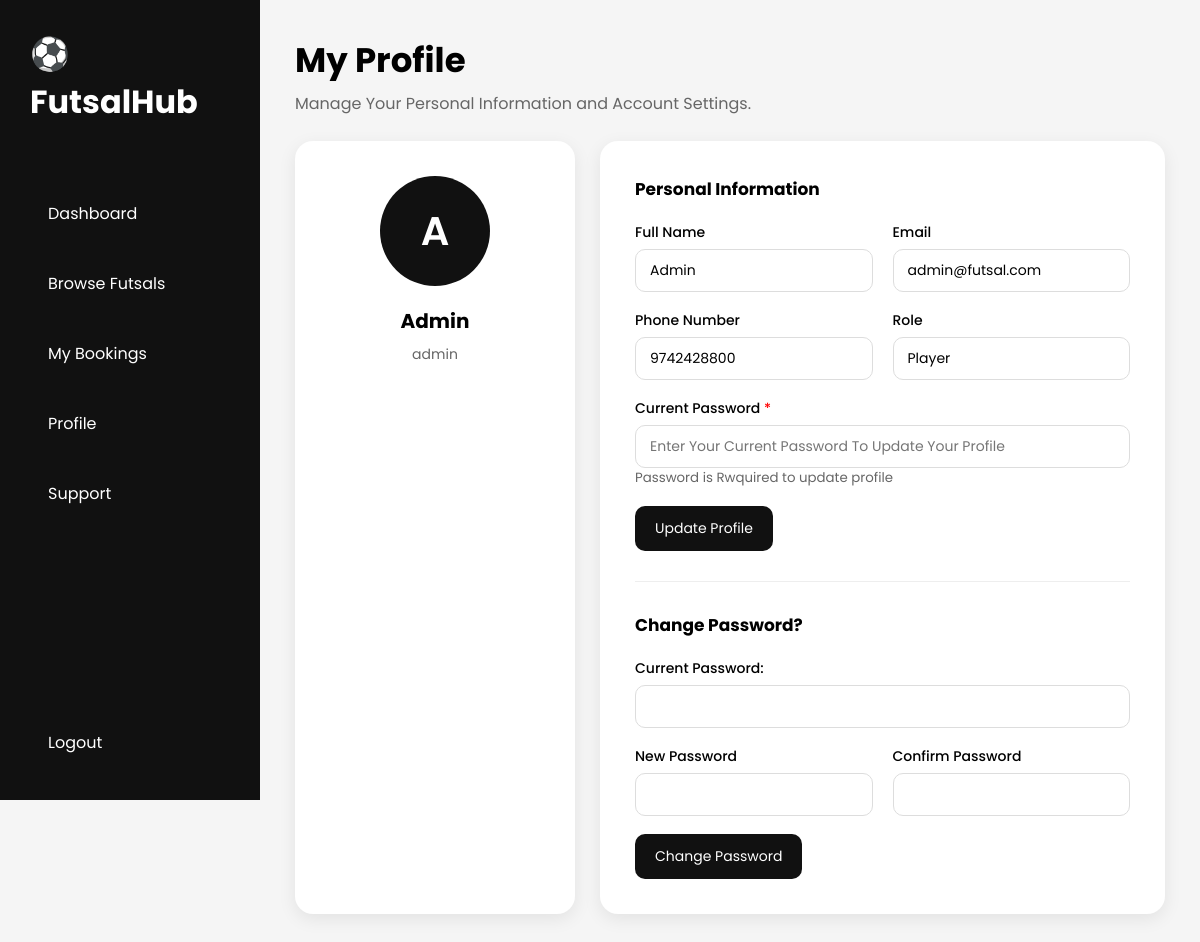
/customer/profile.php (signed in), run on the app's committed database.
### tables this page shows
CREATE TABLE users (
  userid INT AUTO_INCREMENT PRIMARY KEY,
  name VARCHAR(100) NOT NULL,
  email VARCHAR(100) NOT NULL UNIQUE,
  phone VARCHAR(15) NOT NULL,
  password VARCHAR(255) NOT NULL,
  role ENUM('customer', 'owner', 'staff', 'admin') NOT NULL,
  created_at TIMESTAMP DEFAULT CURRENT_TIMESTAMP
);

### customer/profile.php (the view, shortened to what this page needs)
<?php
require_once '../config/db.php';
$userid = $_SESSION['userid'];
$sql = "SELECT * FROM users WHERE userid='$userid'";
$result = mysqli_query($conn, $sql);
$user = mysqli_fetch_assoc($result);
?>
<!DOCTYPE html>
<html lang="en">
<head>
  <link rel="stylesheet" href="../assets/css/owner.css">
</head>
<body>
  <div class="dashboard">
    <?php include 'includes/sidebar.php'; ?>
    <main class="main">
      <div class="header">
        <div>
          <h1>My Profile</h1>
          <p>Manage Your Personal Information and Account Settings.</p>
        </div>
      </div>
      <div class="profile-container">
        <div class="profile-card">
          <div class="profile-avatar">
            <?= strtoupper(substr($user['name'], 0, 1)); ?>
          </div>
          <h2>
            <?= $user['name']; ?>
          </h2>
          <p><?= $user['role'] ?></p>
        </div>
        <div class="profile-form">
          <h3>Personal Information</h3>
          <form action="" method="POST" novalidate>
            <div class="row">
              <div class="form-group">
                <label for="">
                  Full Name
                </label>
                <input type="text" name="name" value="<?= $user['name']; ?>">
              </div>
              <div class="form-group">
                <label for="">Email</label>
                <input type="email" name="email" value="<?= $user['email']; ?>">
              </div>
            </div>
            <div class="row">
              <div class="form-group">
                <label for="">
                  Phone Number
                </label>
                <input type="text" name="phone" value="<?= $user['phone']; ?>">
              </div>
              <div class="form-group">
                <label for="">Role</label>
                <input type="text" value="Player" readonly>
              </div>
            </div>
            <div class="form-group">
              <label for="">
                Current Password
                <span style="color: red;">
                  *
                </span>
              </label>
              <input type="password" name="current_password" placeholder="Enter Your Current Password To Update Your Profile">
              <small style="color: #666;">
                Password is Rwquired to update profile
              </small>
            </div>
            <button type="submit" class="btn">
              Update Profile
            </button>
          </form>
          <hr style="margin: 30px 0;">
          <h3>Change Password?</h3>
          <form action="" method="POST" novalidate>
            <div class="form-group">
              <label for="">
                Current Password:
              </label>
              <input type="password" name="current_password" required>
            </div>
            <div class="row">
              <div class="form-group">
                <label for="">
                  New Password
                </label>
                <input type="password" name="new_password" required>
              </div>
              <div class="form-group">
                <label for="">
                  Confirm Password
                </label>
                <input type="password" name="confirm_password" required>
              </div>
            </div>
            <button type="submit" class="btn">
              Change Password
            </button>
          </form>
        </div>
      </div>
    </main>
  </div>
</body>
</html>

### assets/css/owner.css (style rules this page uses)
* { margin: 0; padding: 0; box-sizing: border-box; font-family: "Poppins", sans-serif; }
body { background: #f5f5f5; }
.dashboard { display: flex; min-height: 100vh; }
.main { flex: 1; padding: 35px; margin-left: 260px; overflow-y: auto; min-height: 100vh; }
.header { display: flex; justify-content: space-between; align-items: center; margin-bottom: 25px; }
.header h1 { font-size: 34px; }
.header p { color: #666; margin-top: 5px; }
.btn { display: inline-block; background: #111; color: #fff; padding: 12px 20px; border: none; border-radius: 10px; cursor: pointer; text-decoration: none; font-size: 14px; transition: 0.3s; }
input, textarea, select { width: 100%; padding: 10px 14px; border: 1px solid #ddd; border-radius: 10px; outline: none; font-size: 14px; font-family: "Poppins", sans-serif; }
label { display: block; margin-bottom: 8px; font-weight: 500; font-size: 14px; }
.row { display: grid; grid-template-columns: 1fr 1fr; gap: 15px; }
.form-group { display: flex; flex-direction: column; margin-bottom: 15px; }
.form-group label { margin-bottom: 6px; }
.profile-container { display: grid; grid-template-columns: 280px 1fr; gap: 25px; }
.profile-card { background: #fff; border-radius: 18px; padding: 35px; text-align: center; box-shadow: 0 5px 18px rgba(0, 0, 0, 0.08); }
.profile-avatar { width: 110px; height: 110px; border-radius: 50%; background: #111; color: #fff; font-size: 40px; font-weight: 600; display: flex; justify-content: center; align-items: center; margin: 0 auto 20px; }
.profile-card h2 { margin-bottom: 8px; font-size: 20px; }
.profile-card p { color: #666; font-size: 14px; }
.profile-form { background: #fff; padding: 35px; border-radius: 18px; box-shadow: 0 5px 18px rgba(0, 0, 0, 0.08); }
.profile-form h3 { margin-bottom: 20px; font-size: 17px; }
.profile-form hr { margin: 30px 0; border: none; border-top: 1px solid #eee; }
.profile-form .form-group { margin-bottom: 18px; }
.profile-form .row { display: grid; grid-template-columns: 1fr 1fr; gap: 20px; }

### data on the page
users: name "A", name "Admin", role "admin", email "admin@futsal.com", phone "9742428800"
